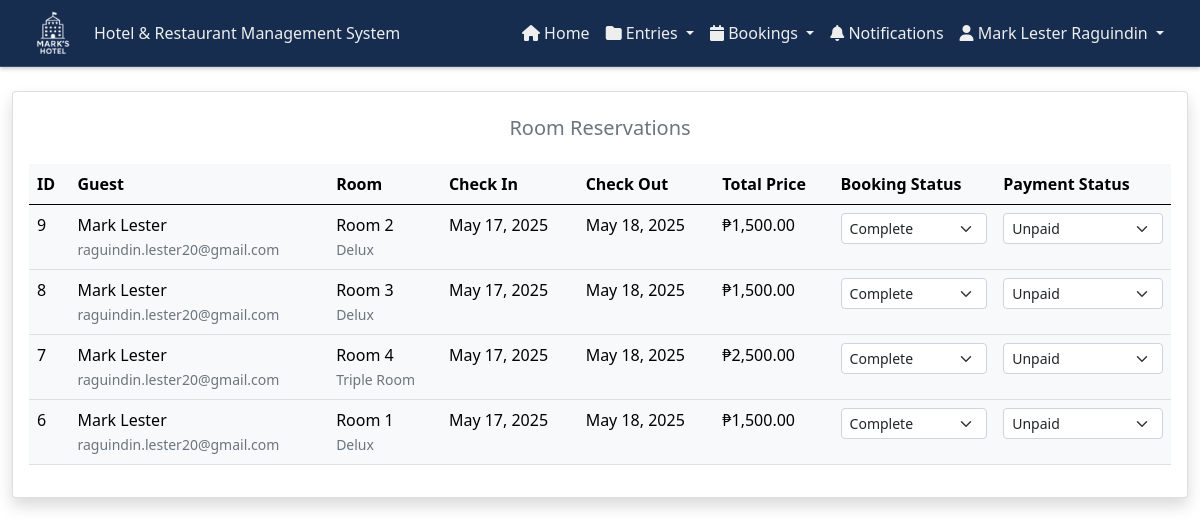
The page /admin/room_reservations.php (signed in) on the database as committed earlier.
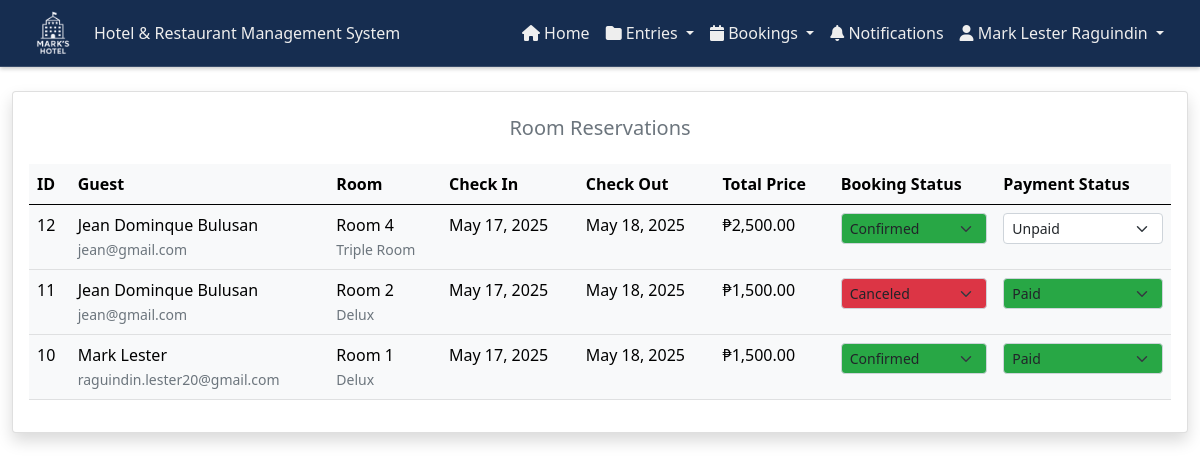
The same page on the database as committed later.
### tables this page shows
CREATE TABLE `bookings` (
  `booking_id` int(11) NOT NULL,
  `user_id` int(11) NOT NULL,
  `room_id` int(11) NOT NULL,
  `check_in_date` date NOT NULL,
  `check_out_date` date NOT NULL,
  `total_price` decimal(10,2) NOT NULL,
  `status` enum('pending','confirmed','canceled','completed') DEFAULT 'pending',
  `payment_status` enum('unpaid','partially_paid','paid') DEFAULT 'unpaid',
  `special_requests` text DEFAULT NULL,
  `is_read` tinyint(1) DEFAULT 0,
  `created_at` timestamp NOT NULL DEFAULT current_timestamp(),
  `updated_at` timestamp NOT NULL DEFAULT current_timestamp() ON UPDATE current_timestamp()
);

CREATE TABLE `users` (
  `user_id` int(11) NOT NULL,
  `name` varchar(255) NOT NULL,
  `address` varchar(50) NOT NULL,
  `email` varchar(50) NOT NULL,
  `password` varchar(50) NOT NULL,
  `role` varchar(20) DEFAULT NULL,
  `phone` tinytext DEFAULT NULL
);

CREATE TABLE `rooms` (
  `id` int(11) NOT NULL,
  `title` varchar(255) NOT NULL,
  `room_type_id` int(11) NOT NULL,
  `images` varchar(255) DEFAULT NULL,
  `price` varchar(250) DEFAULT NULL
);

CREATE TABLE `room_type` (
  `id` int(11) NOT NULL,
  `title` varchar(255) NOT NULL,
  `detail` varchar(255) NOT NULL
);

### controllers/roomReservationsController.php (called while the page is built, shortened)
<?php
function getReservations($con) {
    $query = "SELECT
        b.booking_id,
        b.check_in_date,
        b.check_out_date,
        b.total_price,
        b.status as booking_status,
        b.payment_status,
        b.special_requests,
        b.created_at,
        u.name as guest_name,
        u.email as guest_email,
        r.title as room_title,
        rt.title as room_type
    FROM bookings b
    LEFT JOIN users u ON b.user_id = u.user_id
    LEFT JOIN rooms r ON b.room_id = r.id
    LEFT JOIN room_type rt ON r.room_type_id = rt.id
    ORDER BY b.created_at DESC";
    return mysqli_query($con, $query);
}
?>

### admin/room_reservations.php (the view, shortened to what this page needs)
<?php
require_once '../components/config.php';
require_once '../controllers/roomReservationsController.php';
function getPaymentStatusColor($status) {
    switch ($status) {
        case 'paid':
            return '#28a745';
        default:
            return '#ffffff';
    }
}
function getStatusColor($status) {
    switch ($status) {
        case 'confirmed':
            return '#28a745';
        case 'canceled':
            return '#dc3545';
        default:
            return '#ffffff';
    }
}
$reservations = getReservations($con);
?>
<!DOCTYPE html>
<html lang="en">
<head>
<link href="https://cdn.jsdelivr.net/npm/bootstrap@5.0.2/dist/css/bootstrap.min.css" rel="stylesheet">
    <link rel="stylesheet" href="https://cdnjs.cloudflare.com/ajax/libs/font-awesome/6.0.0-beta3/css/all.min.css" />
    <link rel="stylesheet" href="../css/customAdminHeader.css">
    <link rel="stylesheet" href="https://cdnjs.cloudflare.com/ajax/libs/font-awesome/6.7.2/css/all.min.css">
    <link rel="stylesheet" href="https://cdn.datatables.net/1.11.5/css/dataTables.bootstrap5.min.css">
    <link rel="stylesheet" href="../css/notifications.css">
</head>
<body>
    <?php include '../components/header_admin.php'; ?>
    <div class="container-fluid py-4">
        <div class="row">
            <div class="col-12">
                <div class="card shadow">
                    <h5 class="text-center mt-4 text-muted">Room Reservations</h5>
                    <div class="card-body">
                        <div class="table-responsive">
                            <table id="reservationsTable" class="table table-light">
                                <thead>
                                    <tr>
                                        <th>ID</th>
                                        <th>Guest</th>
                                        <th>Room</th>
                                        <th>Check In</th>
                                        <th>Check Out</th>
                                        <th>Total Price</th>
                                        <th>Booking Status</th>
                                        <th>Payment Status</th>
                                    </tr>
                                </thead>
                                <tbody>
                                    <?php while($row = mysqli_fetch_assoc($reservations)): ?>
                                        <tr>
                                            <td><?php echo $row['booking_id']; ?></td>
                                            <td>
                                                <?php echo $row['guest_name']; ?><br>
                                                <small class="text-muted"><?php echo $row['guest_email']; ?></small>
                                            </td>
                                            <td>
                                                <?php echo $row['room_title']; ?><br>
                                                <small class="text-muted"><?php echo $row['room_type']; ?></small>
                                            </td>
                                            <td><?php echo date('M d, Y', strtotime($row['check_in_date'])); ?></td>
                                            <td><?php echo date('M d, Y', strtotime($row['check_out_date'])); ?></td>
                                            <td>₱<?php echo number_format($row['total_price'], 2); ?></td>
                                            <td>
                                                <form method="POST">
                                                    <select name="new_status" class="form-select form-select-sm status-select"
                                                            onchange="this.form.submit()"
                                                            style="background-color: <?php echo getStatusColor($row['booking_status']); ?>">
                                                        <option value="confirmed" <?php echo $row['booking_status'] == 'confirmed' ? 'selected' : ''; ?>>Confirmed</option>
                                                        <option value="canceled" <?php echo $row['booking_status'] == 'canceled' ? 'selected' : ''; ?>>Canceled</option>
                                                        <option value="completed" <?php echo $row['booking_status'] == 'completed' ? 'selected' : ''; ?>>Complete</option>
                                                    </select>
                                                </form>
                                            </td>
                                            <td>
                                                <form method="POST">
                                                    <select name="new_status" class="form-select form-select-sm status-select"
                                                            onchange="this.form.submit()"
                                                            style="background-color: <?php echo getPaymentStatusColor($row['payment_status']); ?>">
                                                        <option value="unpaid" <?php echo $row['payment_status'] == 'unpaid' ? 'selected' : ''; ?>>Unpaid</option>
                                                        <option value="paid" <?php echo $row['payment_status'] == 'paid' ? 'selected' : ''; ?>>Paid</option>
                                                    </select>
                                                </form>
                                            </td>
                                        </tr>
                                    <?php endwhile; ?>
                                </tbody>
                            </table>
                        </div>
                    </div>
                </div>
            </div>
        </div>
    </div>
</body>
</html>

### components/header_admin.php (shortened to what this page needs)
<nav class="navbar navbar-expand-lg custom-navbar">
    <div class="container-fluid">
        <img src="../images/final.png" alt="" class="me-3" style="height: 50px;">
        <a class="navbar-brand" id="navbarTitle" href="dashboard.php">
        </a>
        <div class="collapse navbar-collapse" id="navbarNav">
            <ul class="navbar-nav ms-auto">
                <li class="nav-item">
                    <a class="nav-link" aria-current="page" href="dashboard.php">
                        <i class="fas fa-home"></i> Home
                    </a>
                </li>
                <li class="nav-item dropdown">
                    <a class="nav-link dropdown-toggle" href="#" id="entriesDropdown" role="button" data-bs-toggle="dropdown" aria-expanded="false">
                        <i class="fas fa-folder"></i> Entries
                    </a>
                </li>
                <li class="nav-item dropdown">
                    <a class="nav-link dropdown-toggle" href="#" id="entriesDropdown" role="button" data-bs-toggle="dropdown" aria-expanded="false">
                        <i class="fas fa-calendar"></i> Bookings
                    </a>
                </li>
                <li class="nav-item">
                    <a class="nav-link position-relative" aria-current="page" href="#" id="notificationLink">
                        <i class="fas fa-bell"></i> Notifications
                        <span class="notification-badge"></span>
                    </a>
                </li>
                <li class="nav-item dropdown">
                    <a class="nav-link dropdown-toggle" href="#" id="userDropdown" role="button" data-bs-toggle="dropdown" aria-expanded="false">
                        <i class="fas fa-user"></i> <?php echo htmlspecialchars($_SESSION['name'] ?? 'User'); ?>
                    </a>
                </li>
            </ul>
        </div>
    </div>
</nav>

### css/customAdminHeader.css (style rules this page uses)
.custom-navbar { background-color: #162d50; border-bottom: 1px solid rgba(255, 255, 255, 0.15); box-shadow: 0 2px 4px rgba(0, 0, 0, 0.2); padding: 0.5rem 1rem; }
.custom-navbar .navbar-brand, .custom-navbar .nav-link, .custom-navbar .dropdown-toggle { color: #eee !important; font-weight: 500; font-size: 1rem; }

### css/notifications.css (style rules this page uses)
.notification-badge { position: absolute; top: -5px; right: -5px; font-size: 0.75rem; padding: 0.25em 0.4em; border-radius: 50%; }
#notificationLink { position: relative; cursor: pointer; }

Rows that differ between the two databases and show on the page:
removed bookings: booking_id "9", user.name "Mark Lester", user.email "raguindin.lester20@gmail.com", room.title "Room 2", room_type.title "Delux", check_in_date "May 17, 2025", check_out_date "May 18, 2025", total_price "1,500.00", new_status "Complete", new_status "Unpaid"
removed bookings: booking_id "8", user.name "Mark Lester", user.email "raguindin.lester20@gmail.com", room.title "Room 3", room_type.title "Delux", check_in_date "May 17, 2025", check_out_date "May 18, 2025", total_price "1,500.00", new_status "Complete", new_status "Unpaid"
removed bookings: booking_id "7", user.name "Mark Lester", user.email "raguindin.lester20@gmail.com", room.title "Room 4", room_type.title "Triple Room", check_in_date "May 17, 2025", check_out_date "May 18, 2025", total_price "2,500.00", new_status "Complete", new_status "Unpaid"
removed bookings: booking_id "6", user.name "Mark Lester", user.email "raguindin.lester20@gmail.com", room.title "Room 1", room_type.title "Delux", check_in_date "May 17, 2025", check_out_date "May 18, 2025", total_price "1,500.00", new_status "Complete", new_status "Unpaid"
added bookings: booking_id "12", user.name "Jean Dominque Bulusan", user.email "jean@gmail.com", room.title "Room 4", room_type.title "Triple Room", check_in_date "May 17, 2025", check_out_date "May 18, 2025", total_price "2,500.00", new_status "Confirmed", new_status "Unpaid"
added bookings: booking_id "11", user.name "Jean Dominque Bulusan", user.email "jean@gmail.com", room.title "Room 2", room_type.title "Delux", check_in_date "May 17, 2025", check_out_date "May 18, 2025", total_price "1,500.00", new_status "Canceled", new_status "Paid"
added bookings: booking_id "10", user.name "Mark Lester", user.email "raguindin.lester20@gmail.com", room.title "Room 1", room_type.title "Delux", check_in_date "May 17, 2025", check_out_date "May 18, 2025", total_price "1,500.00", new_status "Confirmed", new_status "Paid"
